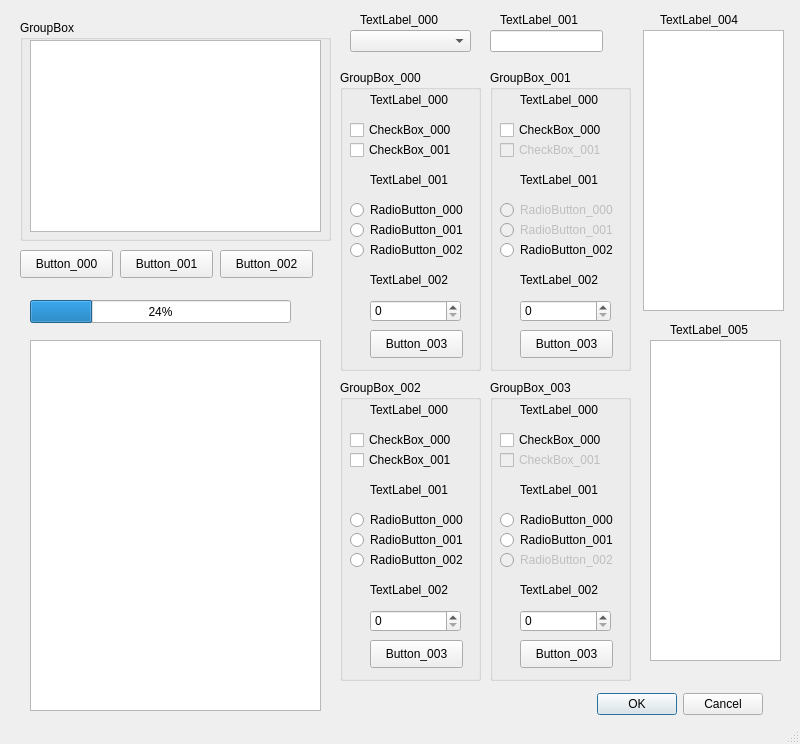
<?xml version="1.0" encoding="UTF-8"?>
<ui version="4.0">
 <class>MainWindow_000</class>
 <widget class="QMainWindow" name="MainWindow_000">
  <property name="geometry">
   <rect>
    <x>0</x>
    <y>0</y>
    <width>800</width>
    <height>744</height>
   </rect>
  </property>
  <property name="sizePolicy">
   <sizepolicy hsizetype="Preferred" vsizetype="Preferred">
    <horstretch>0</horstretch>
    <verstretch>0</verstretch>
   </sizepolicy>
  </property>
  <property name="windowTitle">
   <string>MainWindow</string>
  </property>
  <widget class="QWidget" name="centralwidget">
   <widget class="QPushButton" name="pushButton">
    <property name="geometry">
     <rect>
      <x>20</x>
      <y>250</y>
      <width>93</width>
      <height>28</height>
     </rect>
    </property>
    <property name="text">
     <string>Button_000</string>
    </property>
   </widget>
   <widget class="QPushButton" name="pushButton_2">
    <property name="geometry">
     <rect>
      <x>120</x>
      <y>250</y>
      <width>93</width>
      <height>28</height>
     </rect>
    </property>
    <property name="text">
     <string>Button_001</string>
    </property>
   </widget>
   <widget class="QPushButton" name="pushButton_3">
    <property name="geometry">
     <rect>
      <x>220</x>
      <y>250</y>
      <width>93</width>
      <height>28</height>
     </rect>
    </property>
    <property name="text">
     <string>Button_002</string>
    </property>
   </widget>
   <widget class="QListView" name="listView">
    <property name="geometry">
     <rect>
      <x>30</x>
      <y>40</y>
      <width>291</width>
      <height>192</height>
     </rect>
    </property>
   </widget>
   <widget class="QDialogButtonBox" name="buttonBox">
    <property name="geometry">
     <rect>
      <x>570</x>
      <y>690</y>
      <width>193</width>
      <height>28</height>
     </rect>
    </property>
    <property name="standardButtons">
     <set>QDialogButtonBox::Cancel|QDialogButtonBox::Ok</set>
    </property>
   </widget>
   <widget class="QGroupBox" name="groupBox">
    <property name="geometry">
     <rect>
      <x>20</x>
      <y>20</y>
      <width>311</width>
      <height>221</height>
     </rect>
    </property>
    <property name="title">
     <string>GroupBox</string>
    </property>
   </widget>
   <widget class="QGroupBox" name="groupBox_2">
    <property name="geometry">
     <rect>
      <x>340</x>
      <y>70</y>
      <width>141</width>
      <height>301</height>
     </rect>
    </property>
    <property name="title">
     <string>GroupBox_000</string>
    </property>
    <widget class="QPushButton" name="pushButton_4">
     <property name="geometry">
      <rect>
       <x>30</x>
       <y>260</y>
       <width>93</width>
       <height>28</height>
      </rect>
     </property>
     <property name="toolTip">
      <string extracomment="button_003"/>
     </property>
     <property name="text">
      <string>Button_003</string>
     </property>
    </widget>
    <widget class="QCheckBox" name="checkBox_2">
     <property name="geometry">
      <rect>
       <x>10</x>
       <y>50</y>
       <width>121</width>
       <height>20</height>
      </rect>
     </property>
     <property name="text">
      <string>CheckBox_000</string>
     </property>
    </widget>
    <widget class="QCheckBox" name="checkBox">
     <property name="geometry">
      <rect>
       <x>10</x>
       <y>70</y>
       <width>111</width>
       <height>20</height>
      </rect>
     </property>
     <property name="text">
      <string>CheckBox_001</string>
     </property>
    </widget>
    <widget class="QSpinBox" name="spinBox">
     <property name="geometry">
      <rect>
       <x>30</x>
       <y>230</y>
       <width>91</width>
       <height>22</height>
      </rect>
     </property>
    </widget>
    <widget class="QRadioButton" name="radioButton_3">
     <property name="geometry">
      <rect>
       <x>10</x>
       <y>170</y>
       <width>121</width>
       <height>20</height>
      </rect>
     </property>
     <property name="text">
      <string>RadioButton_002</string>
     </property>
    </widget>
    <widget class="QRadioButton" name="radioButton_2">
     <property name="geometry">
      <rect>
       <x>10</x>
       <y>150</y>
       <width>121</width>
       <height>20</height>
      </rect>
     </property>
     <property name="text">
      <string>RadioButton_001</string>
     </property>
    </widget>
    <widget class="QRadioButton" name="radioButton">
     <property name="geometry">
      <rect>
       <x>10</x>
       <y>130</y>
       <width>121</width>
       <height>20</height>
      </rect>
     </property>
     <property name="text">
      <string>RadioButton_000</string>
     </property>
    </widget>
    <widget class="QLabel" name="label_7">
     <property name="geometry">
      <rect>
       <x>30</x>
       <y>100</y>
       <width>101</width>
       <height>20</height>
      </rect>
     </property>
     <property name="text">
      <string>TextLabel_001</string>
     </property>
    </widget>
    <widget class="QLabel" name="label_8">
     <property name="geometry">
      <rect>
       <x>30</x>
       <y>20</y>
       <width>101</width>
       <height>20</height>
      </rect>
     </property>
     <property name="text">
      <string>TextLabel_000</string>
     </property>
    </widget>
    <widget class="QLabel" name="label_9">
     <property name="geometry">
      <rect>
       <x>30</x>
       <y>200</y>
       <width>101</width>
       <height>20</height>
      </rect>
     </property>
     <property name="text">
      <string>TextLabel_002</string>
     </property>
    </widget>
   </widget>
   <widget class="QComboBox" name="comboBox">
    <property name="geometry">
     <rect>
      <x>350</x>
      <y>30</y>
      <width>121</width>
      <height>22</height>
     </rect>
    </property>
   </widget>
   <widget class="QLineEdit" name="lineEdit">
    <property name="geometry">
     <rect>
      <x>490</x>
      <y>30</y>
      <width>113</width>
      <height>22</height>
     </rect>
    </property>
   </widget>
   <widget class="QTextEdit" name="textEdit">
    <property name="geometry">
     <rect>
      <x>643</x>
      <y>30</y>
      <width>141</width>
      <height>281</height>
     </rect>
    </property>
   </widget>
   <widget class="QPlainTextEdit" name="plainTextEdit">
    <property name="geometry">
     <rect>
      <x>650</x>
      <y>340</y>
      <width>131</width>
      <height>321</height>
     </rect>
    </property>
   </widget>
   <widget class="QLabel" name="label_2">
    <property name="geometry">
     <rect>
      <x>360</x>
      <y>10</y>
      <width>101</width>
      <height>20</height>
     </rect>
    </property>
    <property name="text">
     <string>TextLabel_000</string>
    </property>
   </widget>
   <widget class="QLabel" name="label_3">
    <property name="geometry">
     <rect>
      <x>500</x>
      <y>10</y>
      <width>91</width>
      <height>20</height>
     </rect>
    </property>
    <property name="text">
     <string>TextLabel_001</string>
    </property>
   </widget>
   <widget class="QLabel" name="label_4">
    <property name="geometry">
     <rect>
      <x>660</x>
      <y>10</y>
      <width>121</width>
      <height>20</height>
     </rect>
    </property>
    <property name="text">
     <string>TextLabel_004</string>
    </property>
   </widget>
   <widget class="QProgressBar" name="progressBar">
    <property name="geometry">
     <rect>
      <x>30</x>
      <y>300</y>
      <width>261</width>
      <height>23</height>
     </rect>
    </property>
    <property name="value">
     <number>24</number>
    </property>
   </widget>
   <widget class="QListWidget" name="listWidget">
    <property name="geometry">
     <rect>
      <x>30</x>
      <y>340</y>
      <width>291</width>
      <height>371</height>
     </rect>
    </property>
   </widget>
   <widget class="QLabel" name="label_6">
    <property name="geometry">
     <rect>
      <x>670</x>
      <y>320</y>
      <width>111</width>
      <height>20</height>
     </rect>
    </property>
    <property name="text">
     <string>TextLabel_005</string>
    </property>
   </widget>
   <widget class="QGroupBox" name="groupBox_3">
    <property name="geometry">
     <rect>
      <x>490</x>
      <y>70</y>
      <width>141</width>
      <height>301</height>
     </rect>
    </property>
    <property name="title">
     <string>GroupBox_001</string>
    </property>
    <widget class="QPushButton" name="pushButton_5">
     <property name="geometry">
      <rect>
       <x>30</x>
       <y>260</y>
       <width>93</width>
       <height>28</height>
      </rect>
     </property>
     <property name="toolTip">
      <string extracomment="button_003"/>
     </property>
     <property name="text">
      <string>Button_003</string>
     </property>
    </widget>
    <widget class="QCheckBox" name="checkBox_3">
     <property name="geometry">
      <rect>
       <x>10</x>
       <y>50</y>
       <width>121</width>
       <height>20</height>
      </rect>
     </property>
     <property name="text">
      <string>CheckBox_000</string>
     </property>
    </widget>
    <widget class="QCheckBox" name="checkBox_4">
     <property name="enabled">
      <bool>false</bool>
     </property>
     <property name="geometry">
      <rect>
       <x>10</x>
       <y>70</y>
       <width>111</width>
       <height>20</height>
      </rect>
     </property>
     <property name="text">
      <string>CheckBox_001</string>
     </property>
    </widget>
    <widget class="QSpinBox" name="spinBox_2">
     <property name="geometry">
      <rect>
       <x>30</x>
       <y>230</y>
       <width>91</width>
       <height>22</height>
      </rect>
     </property>
    </widget>
    <widget class="QRadioButton" name="radioButton_4">
     <property name="geometry">
      <rect>
       <x>10</x>
       <y>170</y>
       <width>121</width>
       <height>20</height>
      </rect>
     </property>
     <property name="text">
      <string>RadioButton_002</string>
     </property>
    </widget>
    <widget class="QRadioButton" name="radioButton_5">
     <property name="enabled">
      <bool>false</bool>
     </property>
     <property name="geometry">
      <rect>
       <x>10</x>
       <y>150</y>
       <width>121</width>
       <height>20</height>
      </rect>
     </property>
     <property name="text">
      <string>RadioButton_001</string>
     </property>
    </widget>
    <widget class="QRadioButton" name="radioButton_6">
     <property name="enabled">
      <bool>false</bool>
     </property>
     <property name="geometry">
      <rect>
       <x>10</x>
       <y>130</y>
       <width>121</width>
       <height>20</height>
      </rect>
     </property>
     <property name="text">
      <string>RadioButton_000</string>
     </property>
    </widget>
    <widget class="QLabel" name="label_10">
     <property name="geometry">
      <rect>
       <x>30</x>
       <y>100</y>
       <width>101</width>
       <height>20</height>
      </rect>
     </property>
     <property name="text">
      <string>TextLabel_001</string>
     </property>
    </widget>
    <widget class="QLabel" name="label_11">
     <property name="geometry">
      <rect>
       <x>30</x>
       <y>20</y>
       <width>101</width>
       <height>20</height>
      </rect>
     </property>
     <property name="text">
      <string>TextLabel_000</string>
     </property>
    </widget>
    <widget class="QLabel" name="label_12">
     <property name="geometry">
      <rect>
       <x>30</x>
       <y>200</y>
       <width>101</width>
       <height>20</height>
      </rect>
     </property>
     <property name="text">
      <string>TextLabel_002</string>
     </property>
    </widget>
   </widget>
   <widget class="QGroupBox" name="groupBox_4">
    <property name="geometry">
     <rect>
      <x>490</x>
      <y>380</y>
      <width>141</width>
      <height>301</height>
     </rect>
    </property>
    <property name="title">
     <string>GroupBox_003</string>
    </property>
    <widget class="QPushButton" name="pushButton_6">
     <property name="geometry">
      <rect>
       <x>30</x>
       <y>260</y>
       <width>93</width>
       <height>28</height>
      </rect>
     </property>
     <property name="toolTip">
      <string extracomment="button_003"/>
     </property>
     <property name="text">
      <string>Button_003</string>
     </property>
    </widget>
    <widget class="QCheckBox" name="checkBox_5">
     <property name="geometry">
      <rect>
       <x>10</x>
       <y>50</y>
       <width>121</width>
       <height>20</height>
      </rect>
     </property>
     <property name="text">
      <string>CheckBox_000</string>
     </property>
    </widget>
    <widget class="QCheckBox" name="checkBox_6">
     <property name="enabled">
      <bool>false</bool>
     </property>
     <property name="geometry">
      <rect>
       <x>10</x>
       <y>70</y>
       <width>111</width>
       <height>20</height>
      </rect>
     </property>
     <property name="text">
      <string>CheckBox_001</string>
     </property>
    </widget>
    <widget class="QSpinBox" name="spinBox_3">
     <property name="geometry">
      <rect>
       <x>30</x>
       <y>230</y>
       <width>91</width>
       <height>22</height>
      </rect>
     </property>
    </widget>
    <widget class="QRadioButton" name="radioButton_7">
     <property name="enabled">
      <bool>false</bool>
     </property>
     <property name="geometry">
      <rect>
       <x>10</x>
       <y>170</y>
       <width>121</width>
       <height>20</height>
      </rect>
     </property>
     <property name="text">
      <string>RadioButton_002</string>
     </property>
    </widget>
    <widget class="QRadioButton" name="radioButton_8">
     <property name="geometry">
      <rect>
       <x>10</x>
       <y>150</y>
       <width>121</width>
       <height>20</height>
      </rect>
     </property>
     <property name="text">
      <string>RadioButton_001</string>
     </property>
    </widget>
    <widget class="QRadioButton" name="radioButton_9">
     <property name="geometry">
      <rect>
       <x>10</x>
       <y>130</y>
       <width>121</width>
       <height>20</height>
      </rect>
     </property>
     <property name="text">
      <string>RadioButton_000</string>
     </property>
    </widget>
    <widget class="QLabel" name="label_13">
     <property name="geometry">
      <rect>
       <x>30</x>
       <y>100</y>
       <width>101</width>
       <height>20</height>
      </rect>
     </property>
     <property name="text">
      <string>TextLabel_001</string>
     </property>
    </widget>
    <widget class="QLabel" name="label_14">
     <property name="geometry">
      <rect>
       <x>30</x>
       <y>20</y>
       <width>101</width>
       <height>20</height>
      </rect>
     </property>
     <property name="text">
      <string>TextLabel_000</string>
     </property>
    </widget>
    <widget class="QLabel" name="label_15">
     <property name="geometry">
      <rect>
       <x>30</x>
       <y>200</y>
       <width>101</width>
       <height>20</height>
      </rect>
     </property>
     <property name="text">
      <string>TextLabel_002</string>
     </property>
    </widget>
   </widget>
   <widget class="QGroupBox" name="groupBox_5">
    <property name="geometry">
     <rect>
      <x>340</x>
      <y>380</y>
      <width>141</width>
      <height>301</height>
     </rect>
    </property>
    <property name="title">
     <string>GroupBox_002</string>
    </property>
    <widget class="QPushButton" name="pushButton_7">
     <property name="geometry">
      <rect>
       <x>30</x>
       <y>260</y>
       <width>93</width>
       <height>28</height>
      </rect>
     </property>
     <property name="toolTip">
      <string extracomment="button_003"/>
     </property>
     <property name="text">
      <string>Button_003</string>
     </property>
    </widget>
    <widget class="QCheckBox" name="checkBox_7">
     <property name="geometry">
      <rect>
       <x>10</x>
       <y>50</y>
       <width>121</width>
       <height>20</height>
      </rect>
     </property>
     <property name="text">
      <string>CheckBox_000</string>
     </property>
    </widget>
    <widget class="QCheckBox" name="checkBox_8">
     <property name="geometry">
      <rect>
       <x>10</x>
       <y>70</y>
       <width>111</width>
       <height>20</height>
      </rect>
     </property>
     <property name="text">
      <string>CheckBox_001</string>
     </property>
    </widget>
    <widget class="QSpinBox" name="spinBox_4">
     <property name="geometry">
      <rect>
       <x>30</x>
       <y>230</y>
       <width>91</width>
       <height>22</height>
      </rect>
     </property>
    </widget>
    <widget class="QRadioButton" name="radioButton_10">
     <property name="geometry">
      <rect>
       <x>10</x>
       <y>170</y>
       <width>121</width>
       <height>20</height>
      </rect>
     </property>
     <property name="text">
      <string>RadioButton_002</string>
     </property>
    </widget>
    <widget class="QRadioButton" name="radioButton_11">
     <property name="geometry">
      <rect>
       <x>10</x>
       <y>150</y>
       <width>121</width>
       <height>20</height>
      </rect>
     </property>
     <property name="text">
      <string>RadioButton_001</string>
     </property>
    </widget>
    <widget class="QRadioButton" name="radioButton_12">
     <property name="geometry">
      <rect>
       <x>10</x>
       <y>130</y>
       <width>121</width>
       <height>20</height>
      </rect>
     </property>
     <property name="text">
      <string>RadioButton_000</string>
     </property>
    </widget>
    <widget class="QLabel" name="label_16">
     <property name="geometry">
      <rect>
       <x>30</x>
       <y>100</y>
       <width>101</width>
       <height>20</height>
      </rect>
     </property>
     <property name="text">
      <string>TextLabel_001</string>
     </property>
    </widget>
    <widget class="QLabel" name="label_17">
     <property name="geometry">
      <rect>
       <x>30</x>
       <y>20</y>
       <width>101</width>
       <height>20</height>
      </rect>
     </property>
     <property name="text">
      <string>TextLabel_000</string>
     </property>
    </widget>
    <widget class="QLabel" name="label_18">
     <property name="geometry">
      <rect>
       <x>30</x>
       <y>200</y>
       <width>101</width>
       <height>20</height>
      </rect>
     </property>
     <property name="text">
      <string>TextLabel_002</string>
     </property>
    </widget>
   </widget>
   <zorder>listWidget</zorder>
   <zorder>groupBox</zorder>
   <zorder>groupBox_2</zorder>
   <zorder>pushButton</zorder>
   <zorder>pushButton_2</zorder>
   <zorder>pushButton_3</zorder>
   <zorder>listView</zorder>
   <zorder>buttonBox</zorder>
   <zorder>comboBox</zorder>
   <zorder>lineEdit</zorder>
   <zorder>textEdit</zorder>
   <zorder>plainTextEdit</zorder>
   <zorder>label_2</zorder>
   <zorder>label_3</zorder>
   <zorder>label_4</zorder>
   <zorder>progressBar</zorder>
   <zorder>label_6</zorder>
   <zorder>groupBox_3</zorder>
   <zorder>groupBox_4</zorder>
   <zorder>groupBox_5</zorder>
  </widget>
  <widget class="QMenuBar" name="menubar">
   <property name="geometry">
    <rect>
     <x>0</x>
     <y>0</y>
     <width>800</width>
     <height>18</height>
    </rect>
   </property>
  </widget>
  <widget class="QStatusBar" name="statusbar"/>
 </widget>
 <resources/>
 <connections/>
</ui>
